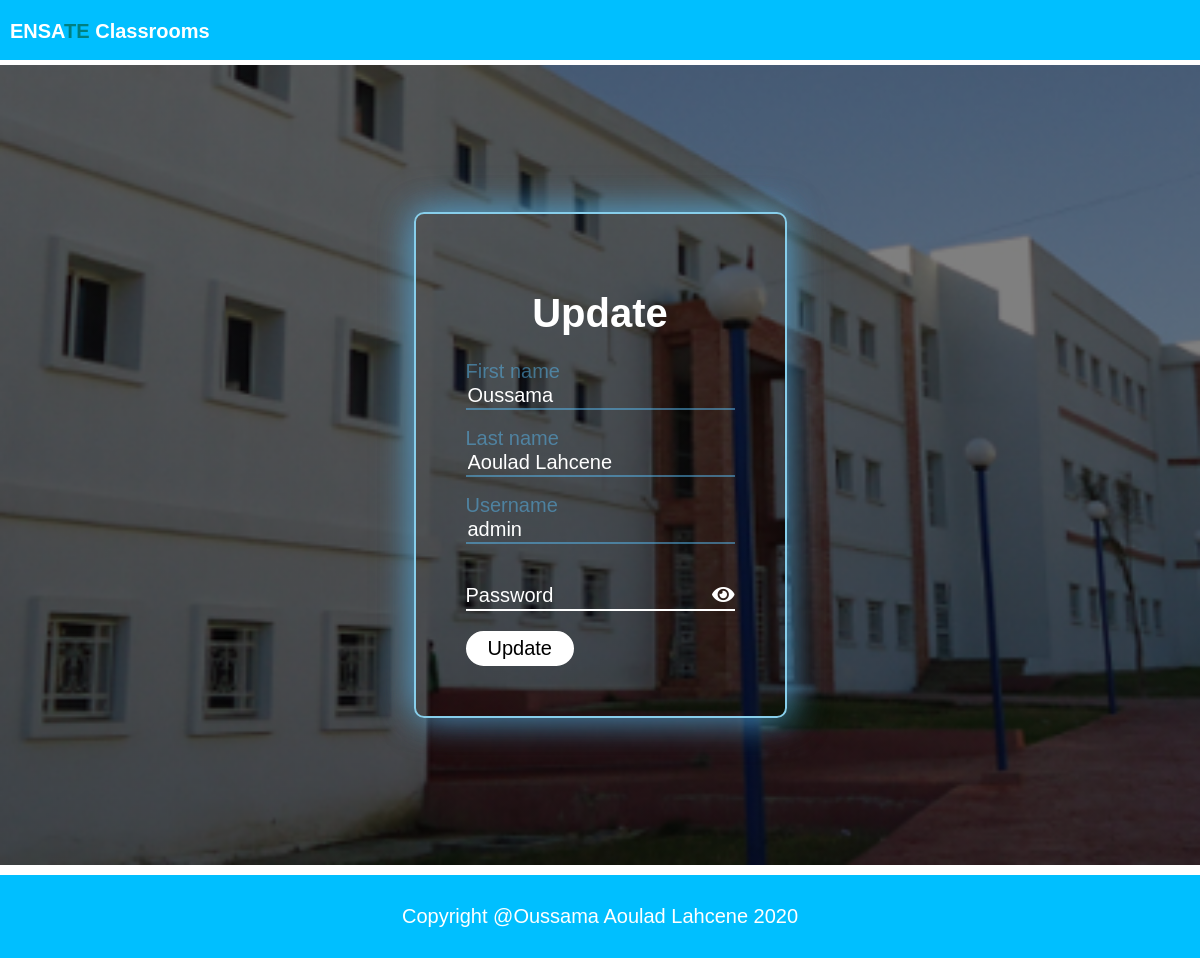
/admin/updateuser.php, run on the app's committed database.
### tables this page shows
CREATE TABLE `users` (
  `users_id` int(11) NOT NULL,
  `users_firstname` varchar(20) NOT NULL,
  `users_lastname` varchar(20) NOT NULL,
  `users_username` varchar(20) NOT NULL,
  `users_password` varchar(100) NOT NULL
);

### admin/func.php (called while the page is built, shortened)
<?php
class func{
    public static function checkUser($dbh){
        $query='SELECT * FROM users;';
        $stmt=$dbh->prepare($query);
        $stmt->execute();
        $row =$stmt->fetch(PDO::FETCH_ASSOC);
        if($row['users_id']>0) return true;
    }
    public static function getUserData($dbh){
        $query='SELECT * FROM users;';
        $stmt=$dbh->prepare($query);
        $stmt->execute();
        $row =$stmt->fetch(PDO::FETCH_ASSOC);
        $userData=array($row['users_firstname'],$row['users_lastname']
        ,$row['users_username']);
        return $userData;
    }
}

### admin/updateuser.php (the view, shortened to what this page needs)
<?php include("header.php");?>
<div class="log_container">
        <div class="form_section">
            <div class="form_content">
                <?php
                    $userData=func::getUserData($dbh);
                    if(func::checkUser($dbh)){
                        echo'<h1>Update</h1>
                            <form method="post">
                                <div class="form_input">
                                    <input type="text" name="firstname" value="'.$userData[0].'" required>
                                    <label>
                                        <span>First name</span>
                                    </label>
                                </div>
                                <div class="form_input">
                                    <input type="text" name="lastname" value="'.$userData[1].'" required>
                                    <label>
                                        <span>Last name</span>
                                    </label>
                                </div>
                                <div class="form_input">
                                    <input type="text" name="username" value="'.$userData[2].'" required>
                                    <label>
                                        <span>Username</span>
                                    </label>
                                </div>
                                <div class="form_input">
                                    <input type="password" name="password" required>
                                    <label>
                                        <span>Password</span>
                                    </label>
                                    <div class="show_pass">
                                        <i class="fa fa-eye"></i>
                                    </div>
                                </div>
                                <input type="submit" name="update" value="Update"><br>';
                    }
                ?>
                </form>
            </div>
        </div>
    </div>
    <?php include("footer.php");?>

### admin/adminStyle/style.css (style rules this page uses)
body { padding: 0; margin: 0; box-sizing: border-box; }

### admin/adminStyle/login.css (style rules this page uses)
body { padding: 0; margin: 0; }
.log_container { width: 100%; min-height: 100vh; height: 100%; background-image: linear-gradient(rgba(0,0,0,0.5),rgba(0,0,0,0.5)),url(../img/ensa.jpg); background-repeat:no-repeat ; background-size: cover; background-position: center; display: flex; flex-wrap: wrap; flex-direction: row; justify-content: space-around; align-items: center; margin: 5px 0; }
.form_section { display: flex; flex-direction: column; align-items: center; justify-content: center; font-family: sans-serif; font-size: 20px; margin: 10px 0; }
.form_section .form_content { position: relative; display: flex; flex-direction: column; align-items: center; justify-content: center; border: 2px solid skyblue; padding: 50px; box-shadow: 5px 5px 35px rgba(88, 185, 241, 0.5), -5px -5px 35px rgba(88, 185, 241, 0.5); border-radius: 10px; color: white; }
.form_section .form_input { padding: 20px 0; position: relative; }
.form_section .form_input label { position: absolute; top: 30%; left:0; pointer-events: none; transition: .5s ease; }
.form_section .form_input input { border: none; border-bottom: 2px solid white; outline:none; font-size: 20px; font-family: sans-serif; background-color: transparent; transition: .5s ease; color: white; }
.form_section .form_input input:focus, .form_section .form_input input:valid { border-bottom: 2px solid rgba(88, 185, 241, 0.5); transition: .5s ease; }
.form_section .form_input input:focus + label, .form_section .form_input input:valid + label { color: rgba(88, 185, 241, 0.5); transform: translateY(-100%); transition: .5s ease; }
.form_section input[type="submit"] { padding: 4px 20px; font-family: sans-serif; font-size: 20px; background-color: white; border-radius: 20px; border: 2px solid white; color: black; cursor: pointer; transition: .5s ease; outline: none; }
.show_pass { position: absolute; right:0%; top: 30%; cursor: pointer; transition: .4s ease; }
.show_pass i { transition: .4s ease; }

### data on the page
users: firstname "Oussama", lastname "Aoulad Lahcene", username "admin"
